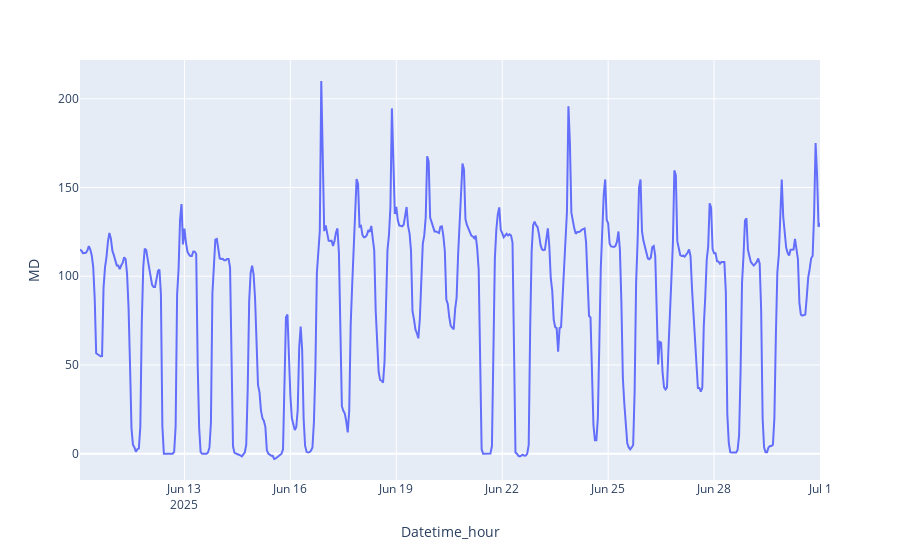

Notebook source saved alongside this figure:
### Markdown cell above
Visualizamos la forma de la función target para las últimas 2 semanas

### Code cell
px.line(data_df.iloc[-3*24*7:], x='Datetime_hour', y='MD')

### Figure 1 — Plotly figure (JSON) as saved in the notebook; plotly's stock layout.template omitted (floating-point values rounded to 4 significant figures; data arrays with more than 128 entries replaced by an {"elided": "..."} marker saying what was removed)
{"data": [{"hovertemplate": "Datetime_hour=%{x}<br>MD=%{y}<extra></extra>", "legendgroup": "", "line": {"color": "#636efa", "dash": "solid"}, "marker": {"symbol": "circle"}, "mode": "lines", "name": "", "orientation": "v", "showlegend": false, "type": "scatter", "x": {"elided": "504 str values"}, "xaxis": "x", "y": {"elided": "504 float values"}, "yaxis": "y"}], "layout": {"legend": {"tracegroupgap": 0}, "margin": {"t": 60}, "xaxis": {"anchor": "y", "domain": [0, 1], "title": {"text": "Datetime_hour"}}, "yaxis": {"anchor": "x", "domain": [0, 1], "title": {"text": "MD"}}}}
